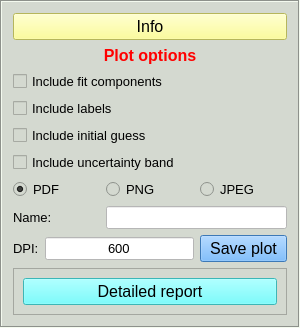
       <widget class="QFrame" name="frame_3">
        <property name="minimumSize">
         <size>
          <width>300</width>
          <height>0</height>
         </size>
        </property>
        <property name="maximumSize">
         <size>
          <width>300</width>
          <height>16777215</height>
         </size>
        </property>
        <property name="styleSheet">
         <string notr="true">background-color: rgb(212, 217, 208);</string>
        </property>
        <property name="frameShape">
         <enum>QFrame::Box</enum>
        </property>
        <property name="frameShadow">
         <enum>QFrame::Sunken</enum>
        </property>
        <layout class="QGridLayout" name="gridLayout_11">
         <item row="0" column="0">
          <layout class="QVBoxLayout" name="verticalLayout">
           <item>
            <widget class="QPushButton" name="pushButton">
             <property name="font">
              <font>
               <pointsize>12</pointsize>
              </font>
             </property>
             <property name="styleSheet">
              <string notr="true">background-color: rgb(255, 255, 127);</string>
             </property>
             <property name="text">
              <string>Info</string>
             </property>
            </widget>
           </item>
           <item>
            <widget class="QLabel" name="label_3">
             <property name="sizePolicy">
              <sizepolicy hsizetype="Preferred" vsizetype="Maximum">
               <horstretch>0</horstretch>
               <verstretch>0</verstretch>
              </sizepolicy>
             </property>
             <property name="frameShadow">
              <enum>QFrame::Sunken</enum>
             </property>
             <property name="text">
              <string>&lt;html&gt;&lt;head/&gt;&lt;body&gt;&lt;p&gt;&lt;span style=&quot; font-size:12pt; font-weight:600; color:#ff0000;&quot;&gt;Plot options&lt;/span&gt;&lt;/p&gt;&lt;/body&gt;&lt;/html&gt;</string>
             </property>
             <property name="alignment">
              <set>Qt::AlignCenter</set>
             </property>
            </widget>
           </item>
           <item>
            <widget class="QCheckBox" name="checkBox_11">
             <property name="font">
              <font>
               <pointsize>10</pointsize>
              </font>
             </property>
             <property name="text">
              <string>Include fit components</string>
             </property>
            </widget>
           </item>
           <item>
            <widget class="QCheckBox" name="checkBox_12">
             <property name="font">
              <font>
               <pointsize>10</pointsize>
              </font>
             </property>
             <property name="text">
              <string>Include labels</string>
             </property>
            </widget>
           </item>
           <item>
            <widget class="QCheckBox" name="checkBox_13">
             <property name="font">
              <font>
               <pointsize>10</pointsize>
              </font>
             </property>
             <property name="text">
              <string>Include initial guess</string>
             </property>
            </widget>
           </item>
           <item>
            <widget class="QCheckBox" name="checkBox">
             <property name="font">
              <font>
               <pointsize>10</pointsize>
              </font>
             </property>
             <property name="text">
              <string>Include uncertainty band</string>
             </property>
            </widget>
           </item>
           <item>
            <layout class="QGridLayout" name="gridLayout_10">
             <item row="2" column="2">
              <widget class="QPushButton" name="pushButton_3">
               <property name="font">
                <font>
                 <pointsize>12</pointsize>
                </font>
               </property>
               <property name="styleSheet">
                <string notr="true">background-color: rgb(85, 170, 255);</string>
               </property>
               <property name="text">
                <string>Save plot</string>
               </property>
              </widget>
             </item>
             <item row="2" column="0" colspan="2">
              <layout class="QGridLayout" name="gridLayout_9">
               <item row="1" column="0">
                <widget class="QLabel" name="label_4">
                 <property name="font">
                  <font>
                   <pointsize>10</pointsize>
                  </font>
                 </property>
                 <property name="text">
                  <string>DPI:</string>
                 </property>
                </widget>
               </item>
               <item row="1" column="1">
                <widget class="QLineEdit" name="lineEdit">
                 <property name="font">
                  <font>
                   <pointsize>10</pointsize>
                  </font>
                 </property>
                 <property name="styleSheet">
                  <string notr="true">background-color: rgb(255, 255, 255);</string>
                 </property>
                 <property name="text">
                  <string>600</string>
                 </property>
                 <property name="alignment">
                  <set>Qt::AlignCenter</set>
                 </property>
                </widget>
               </item>
              </layout>
             </item>
             <item row="0" column="1">
              <widget class="QRadioButton" name="radioButton_2">
               <property name="font">
                <font>
                 <pointsize>10</pointsize>
                </font>
               </property>
               <property name="layoutDirection">
                <enum>Qt::LeftToRight</enum>
               </property>
               <property name="text">
                <string>PNG</string>
               </property>
              </widget>
             </item>
             <item row="0" column="2">
              <widget class="QRadioButton" name="radioButton_3">
               <property name="font">
                <font>
                 <pointsize>10</pointsize>
                </font>
               </property>
               <property name="text">
                <string>JPEG</string>
               </property>
              </widget>
             </item>
             <item row="0" column="0">
              <widget class="QRadioButton" name="radioButton">
               <property name="font">
                <font>
                 <pointsize>10</pointsize>
                </font>
               </property>
               <property name="text">
                <string>PDF</string>
               </property>
               <property name="checked">
                <bool>true</bool>
               </property>
              </widget>
             </item>
             <item row="1" column="0">
              <widget class="QLabel" name="label_17">
               <property name="font">
                <font>
                 <pointsize>10</pointsize>
                </font>
               </property>
               <property name="text">
                <string>Name:</string>
               </property>
              </widget>
             </item>
             <item row="1" column="1" colspan="2">
              <widget class="QLineEdit" name="lineEdit_8">
               <property name="font">
                <font>
                 <pointsize>10</pointsize>
                </font>
               </property>
               <property name="styleSheet">
                <string notr="true">background-color: rgb(255, 255, 255);</string>
               </property>
              </widget>
             </item>
            </layout>
           </item>
          </layout>
         </item>
         <item row="1" column="0">
          <widget class="QFrame" name="frame_7">
           <property name="frameShape">
            <enum>QFrame::StyledPanel</enum>
           </property>
           <property name="frameShadow">
            <enum>QFrame::Raised</enum>
           </property>
           <layout class="QGridLayout" name="gridLayout_83">
            <item row="0" column="0">
             <widget class="QPushButton" name="pushButton_2">
              <property name="font">
               <font>
                <pointsize>12</pointsize>
               </font>
              </property>
              <property name="styleSheet">
               <string notr="true">background-color: rgb(85, 255, 255);</string>
              </property>
              <property name="text">
               <string>Detailed report</string>
              </property>
             </widget>
            </item>
           </layout>
          </widget>
         </item>
        </layout>
       </widget>
